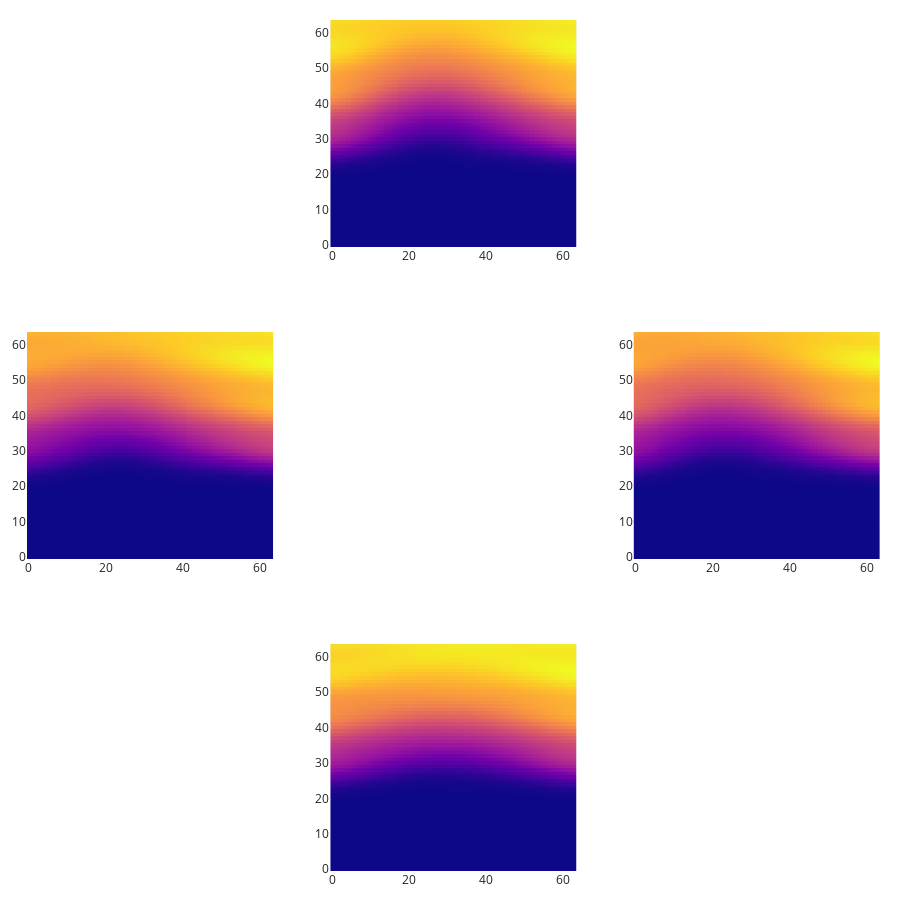

Source (notebook cell):
### Code cell
## Test the data compression 

new_X = compress_inputs(X)

fig = make_subplots(rows=3, cols=3)

plot_coord = {}
plot_coord[0] = (1,2)
plot_coord[3] = (3,2)
plot_coord[6] = (2,1)
plot_coord[9] = (2,3)

for en in [0, 3, 6, 9]:
    fig.add_trace(go.Heatmap(z=new_X[0,:,:,en], colorscale='plasma'), row=plot_coord[en][0], col=plot_coord[en][1])

fig.update_layout(width=900, height=900, margin=dict(l=20, r=20, t=20, b=20))
fig.update_traces(showscale=False)
fig.show()

### Figure 1 — Plotly figure (JSON) as saved in the notebook; plotly's stock layout.template omitted (floating-point values rounded to 4 significant figures; data arrays with more than 128 entries replaced by an {"elided": "..."} marker saying what was removed)
{"data": [{"colorscale": [[0, "#0d0887"], [0.1111, "#46039f"], [0.2222, "#7201a8"], [0.3333, "#9c179e"], [0.4444, "#bd3786"], [0.5556, "#d8576b"], [0.6667, "#ed7953"], [0.7778, "#fb9f3a"], [0.8889, "#fdca26"], [1, "#f0f921"]], "showscale": false, "type": "heatmap", "xaxis": "x2", "yaxis": "y2", "z": {"elided": "64x64 float values"}}, {"colorscale": [[0, "#0d0887"], [0.1111, "#46039f"], [0.2222, "#7201a8"], [0.3333, "#9c179e"], [0.4444, "#bd3786"], [0.5556, "#d8576b"], [0.6667, "#ed7953"], [0.7778, "#fb9f3a"], [0.8889, "#fdca26"], [1, "#f0f921"]], "showscale": false, "type": "heatmap", "xaxis": "x8", "yaxis": "y8", "z": {"elided": "64x64 float values"}}, {"colorscale": [[0, "#0d0887"], [0.1111, "#46039f"], [0.2222, "#7201a8"], [0.3333, "#9c179e"], [0.4444, "#bd3786"], [0.5556, "#d8576b"], [0.6667, "#ed7953"], [0.7778, "#fb9f3a"], [0.8889, "#fdca26"], [1, "#f0f921"]], "showscale": false, "type": "heatmap", "xaxis": "x4", "yaxis": "y4", "z": {"elided": "64x64 float values"}}, {"colorscale": [[0, "#0d0887"], [0.1111, "#46039f"], [0.2222, "#7201a8"], [0.3333, "#9c179e"], [0.4444, "#bd3786"], [0.5556, "#d8576b"], [0.6667, "#ed7953"], [0.7778, "#fb9f3a"], [0.8889, "#fdca26"], [1, "#f0f921"]], "showscale": false, "type": "heatmap", "xaxis": "x6", "yaxis": "y6", "z": {"elided": "64x64 float values"}}], "layout": {"height": 900, "margin": {"b": 20, "l": 20, "r": 20, "t": 20}, "width": 900, "xaxis": {"anchor": "y", "domain": [0, 0.2889]}, "xaxis2": {"anchor": "y2", "domain": [0.3556, 0.6444]}, "xaxis3": {"anchor": "y3", "domain": [0.7111, 1]}, "xaxis4": {"anchor": "y4", "domain": [0, 0.2889]}, "xaxis5": {"anchor": "y5", "domain": [0.3556, 0.6444]}, "xaxis6": {"anchor": "y6", "domain": [0.7111, 1]}, "xaxis7": {"anchor": "y7", "domain": [0, 0.2889]}, "xaxis8": {"anchor": "y8", "domain": [0.3556, 0.6444]}, "xaxis9": {"anchor": "y9", "domain": [0.7111, 1]}, "yaxis": {"anchor": "x", "domain": [0.7333, 1]}, "yaxis2": {"anchor": "x2", "domain": [0.7333, 1]}, "yaxis3": {"anchor": "x3", "domain": [0.7333, 1]}, "yaxis4": {"anchor": "x4", "domain": [0.3667, 0.6333]}, "yaxis5": {"anchor": "x5", "domain": [0.3667, 0.6333]}, "yaxis6": {"anchor": "x6", "domain": [0.3667, 0.6333]}, "yaxis7": {"anchor": "x7", "domain": [0, 0.2667]}, "yaxis8": {"anchor": "x8", "domain": [0, 0.2667]}, "yaxis9": {"anchor": "x9", "domain": [0, 0.2667]}}}
